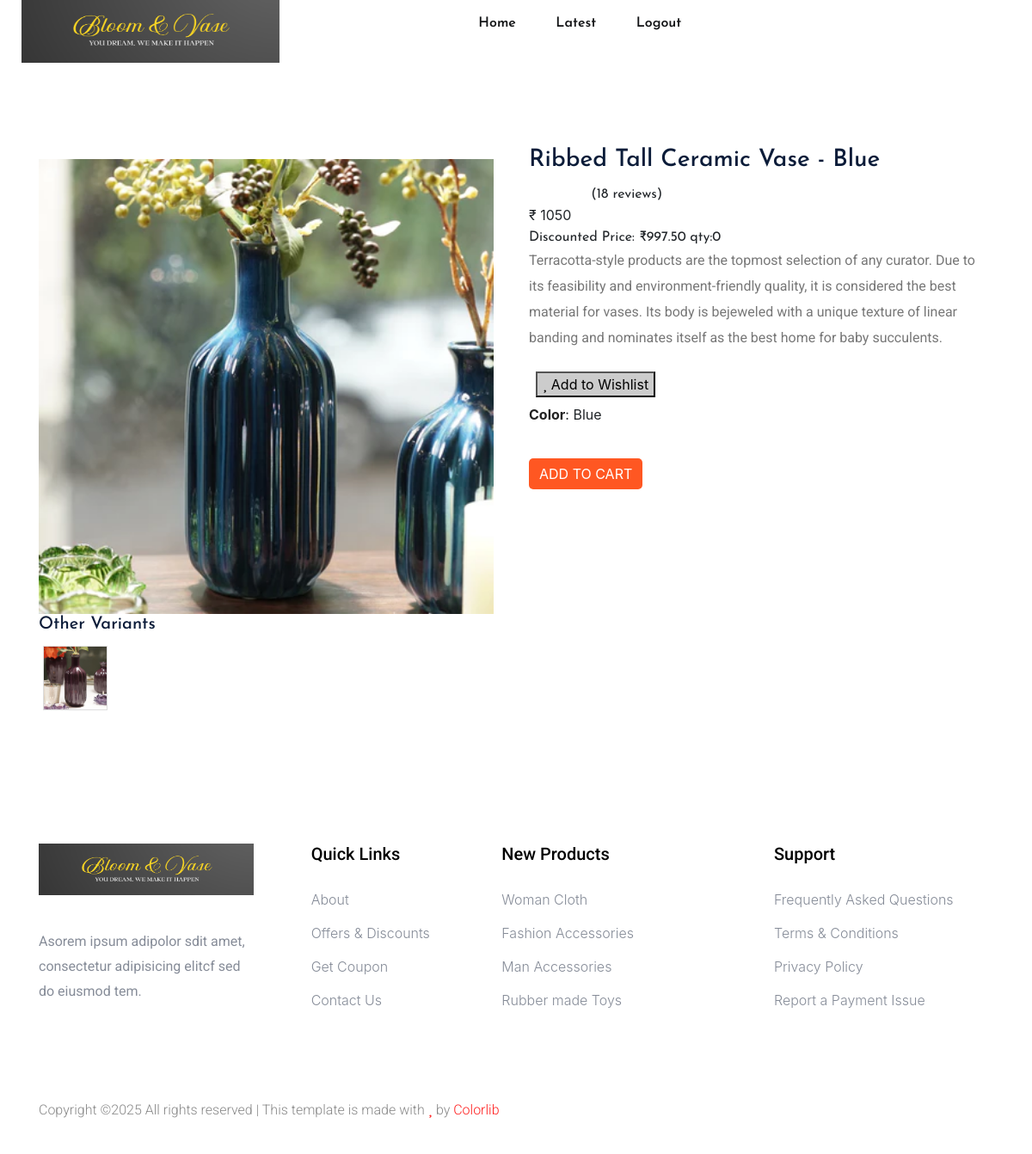
Screenshot of /variant/92/ (signed in) with the database file from the repository.
### product/models.py (models this page shows, shortened)
class ProductVariant(models.Model):
    product = models.ForeignKey('Product', on_delete=models.CASCADE, related_name='variants')
    color = models.CharField(max_length=50)
    quantity = models.PositiveIntegerField()
    variant_image = models.ImageField(upload_to='products/variants', null=True, blank=True)
    is_default = models.BooleanField(default=False)

class Product(models.Model):
    CHOICES = [
        ('large','Large'),
        ('medium','Medium'),
        ('small','Small')
    ]
    name = models.CharField(max_length=100)
    base_image = models.ImageField(upload_to='products/base')
    price = models.PositiveIntegerField()
    description = models.TextField()
    created = models.DateTimeField(default=datetime.now)
    discount = models.FloatField()
    size = models.CharField(max_length=20,choices=CHOICES,default = 'small')
    category = models.ForeignKey('Category',on_delete=models.CASCADE)
    soft_deleted = models.BooleanField(default=False)

### product/views.py (the view)
# urls.py: path('variant/<int:variant_id>/',variant_details,name = 'variant_details'),
@login_required
def variant_details(request, variant_id):
    try:
        variant = ProductVariant.objects.get(id=variant_id)
    except ProductVariant.DoesNotExist:
        messages.error(request, "Sorry, this product variant is no longer available.")
        return redirect("home")
    other_variants = ProductVariant.objects.filter(product=variant.product).exclude(id=variant_id)
    discounted_price = get_discounted_price(variant.product)
    print(discounted_price)
    product_in_wishlist = False
    if request.user.is_authenticated:
        wishlist = Wishlist.objects.filter(user=request.user).first()
        if wishlist:
            product_in_wishlist = WishlistItem.objects.filter(wishlist=wishlist, product=variant.product).exists()
    context = {
        'variant': variant,
        'other_variants': other_variants,
        'discounted_price': discounted_price,
        'page':"variants_page",
        'product_in_wishlist': product_in_wishlist,
    }
    return render(request, 'product/variant_details.html', context)

### product/templates/product/variant_details.html (shortened to what this page needs)
{% extends 'user/index.html' %}
{% block body %}
{% load static %}
<section class="product-details spad" style="margin-top: 100px;">
    <div class="container">
        <div class="row">
            <div class="col-lg-6 col-md-6">
                <div class="product__details__pic">
                    {% if variant.variant_image %}
                    <img class="product__details__pic__item--large" src="{{ variant.variant_image.url }}" alt="{{ variant.color }}" style="width: 98%;">
                    {% endif %}
                </div>
                <div class="product__details__pic__variants">
                    <h5>Other Variants</h5>
                    <div class="variant-images">
                        {% for other_variant in other_variants %}
                        <a href="{% url 'variant_details' other_variant.id %}">
                            <img src="{{ other_variant.variant_image.url }}" alt="{{ other_variant.color }}" style="width: 75px; height: 75px; margin: 5px; border: 1px solid #ddd;">
                        </a>
                        {% endfor %}
                    </div>
                </div>
            </div>
            <div class="col-lg-6 col-md-6">
                <div class="product__details__text">
                    <h3>{{ variant.product.name }} - {{ variant.color }}</h3>
                    <div class="product__details__rating">
                        <i class="fa fa-star"></i>
                        <i class="fa fa-star"></i>
                        <i class="fa fa-star"></i>
                        <i class="fa fa-star"></i>
                        <span>(18 reviews)</span>
                    <div class="product__details__price">₹ {{ variant.product.price }}</div>
                    {% if discounted_price is not none %}
                    <span class="discounted-price">Discounted Price: ₹{{ discounted_price }}</span>
                    <span>qty:{{variant.quantity}}</span>
                    {% endif %}
                    <p>{{ variant.product.description }}</p>
                    <div class="wishlist-btn-container" data-product-id="{{ variant.product.id }}">
                        <div class="d-inline-flex align-items-center p-2 wishlist-btn" style="cursor: pointer;">
                            {% if product_in_wishlist %}
                            <button class="remove-from-wishlist" style="background-color: #ff6f61; color: white;">
                                <i class="fas fa-heart"></i> Remove from Wishlist
                            </button>
                            {% else %}
                            <button class="add-to-wishlist" style="background-color: #ccc; color: black;">
                                <i class="fas fa-heart"></i> Add to Wishlist
                            </button>
                            {% endif %}
                        </div>
                    </div>
                    <ul>
                        <li><b>Color</b>: {{ variant.color }}</li>
                    </ul>
                    <div>
                        <form method="POST" action="{% url 'add_to_cart' variant.id %}">
                            <button type="submit"
                                style="
                                    background-color: #FF5722;
                                    color: white;
                                    padding: 6px 12px;
                                    font-size: 16px;
                                    margin-top:23px;
                                    border: none;
                                    border-radius: 5px;
                                    cursor: pointer;
                                    transition: background-color 0.3s ease;
                                ">
                                ADD TO CART
                            </button>
                        </form>
                    </div>
                </div>
            </div>
        </div>
    </div>
</section>
{% endblock body %}

### rows the page displays
ProductVariant: variant_image (picture), product.name "Ribbed Tall Ceramic Vase", color "Blue", product.price "1050", quantity "0", product.description "Terracotta-style products are the topmost selection of any curator. Due to its feasibility and environment-friendly quality, it is considered the best material for vases. Its body is bejeweled with a unique texture of linear banding and nominates itself as the best home for baby succulents."
ProductVariant: variant_image (picture)

### other values shown
{{ discounted_price }} "997.50"
